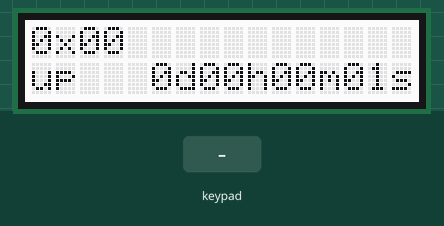
This sketch was run on a simulated Arduino Uno, built with avr-gcc and run on an emulated ATmega328P. Shown: 16×2 character LCD. The test bench sets the inputs (shaded band). What the sketch prints to the serial monitor is not drawn.

Above: at 1.6 s.
1.7 s: key 'U' pressed
At 1.86 s:
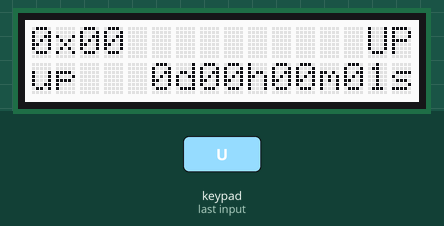
4.7 s: key 'D' pressed
At 4.86 s:
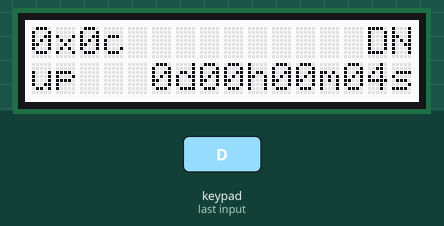
7.7 s: key 'L' pressed
At 7.86 s:
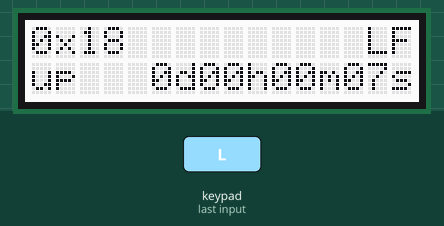
10.7 s: key 'R' pressed
At 10.86 s:
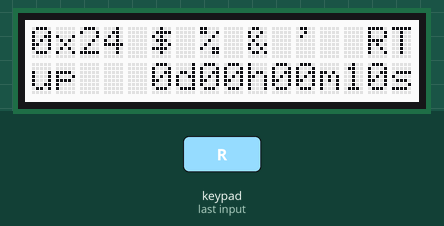
13.7 s: key 'S' pressed
At 15.7 s:
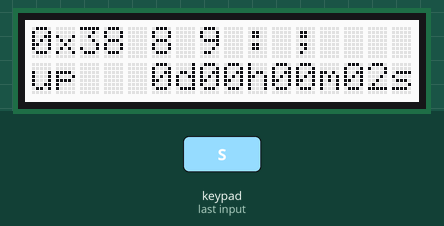
16.7 s: key 'U' pressed
At 16.86 s:
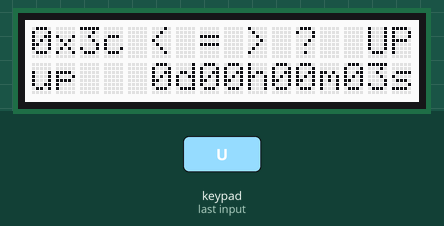
Timing chart, 0 to 19.7 s (numbered marks = the images above; inputs shaded):
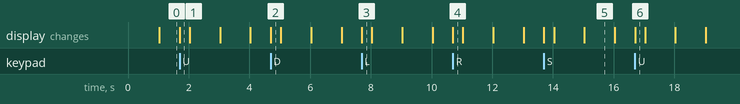

The sketch:

LcdShield_Uptime.ino
```cpp
#include <Wire.h>
#include <Adafruit_MCP23017.h>
#include <Adafruit_RGBLCDShield.h>
#include <Time.h>

//
// Lcd
//
enum {
  LCD_COLS = 16,
  LCD_ROWS = 2,
  LCD_WHITE = 0x07
} ;
Adafruit_RGBLCDShield lcd = Adafruit_RGBLCDShield() ;
time_t t0 ;
int s0 ;
int epoch0 ;
uint8_t c ;
char databuff[ 32 ] ;
char dispbuff[ LCD_COLS + 1 ] ;


//
// setup
//
void setup() {
  Serial.begin( 9600 ) ;
  Serial.println( "ok" ) ;
  lcd.begin( LCD_COLS, LCD_ROWS ) ;
  lcd.setBacklight( LCD_WHITE ) ;
  lcd.setCursor( 0, 0 ) ;
  lcd.print( "hello, world" ) ;
  t0 = 0 ;
  s0 = 0 ;
  epoch0 = 0 ;
} //-setup


//
// main loop
//
void loop() {
  if ( now() > s0 ) {
    // Only update if seconds change.
    s0 = now() ;
    memset( databuff, 0, 32 ) ;
    sprintf( databuff, "0x%02x ", c ) ;
    int l = strlen( databuff ) ;
    for ( int i = 0 ; i < 4 ; ++i ) {
      databuff[l+i*2] = c++ ;
      databuff[l+i*2+1] = ' ' ;
    }
    sprintf( dispbuff, "%-16s", databuff ) ;
    lcd.setCursor(0, 0) ;
    lcd.print( dispbuff ) ;

    // display uptime
    time_t dt = now() - t0 ;
    sprintf( databuff, "up %3dd%02dh%02dm%02ds", day(dt)-1, hour(dt), minute(dt), second(dt) ) ;
    sprintf( dispbuff, "%-16s", databuff ) ;
    lcd.setCursor(0, 1) ;
    lcd.print( dispbuff ) ;
  }

  uint8_t buttons = lcd.readButtons();
  if (buttons) {
    lcd.setCursor(14,0);
    if (buttons & BUTTON_UP) {
      lcd.print("UP");
    }
    if (buttons & BUTTON_DOWN) {
      lcd.print("DN");
    }
    if (buttons & BUTTON_LEFT) {
      lcd.print("LF");
    }
    if (buttons & BUTTON_RIGHT) {
      lcd.print("RT");
    }
    if (buttons & BUTTON_SELECT) {
      lcd.print("SL");
      t0 = now() ;
    }
  }

} //-loop
```

Measured:
- after the input at 1.7 s, the display: changes at once (image 1)
- after the input at 4.7 s, the display: changes at once (image 2)
- after the input at 7.7 s, the display: changes at once (image 3)
- after the input at 10.7 s, the display: changes at once (image 4)
- after the input at 13.7 s, the display: first changes at once (image 5 shows a later state)
- after the input at 16.7 s, the display: changes at once (image 6)
- what the display in image 5 shows lasts 1.0 s, from 15.0 s to 16.0 s
